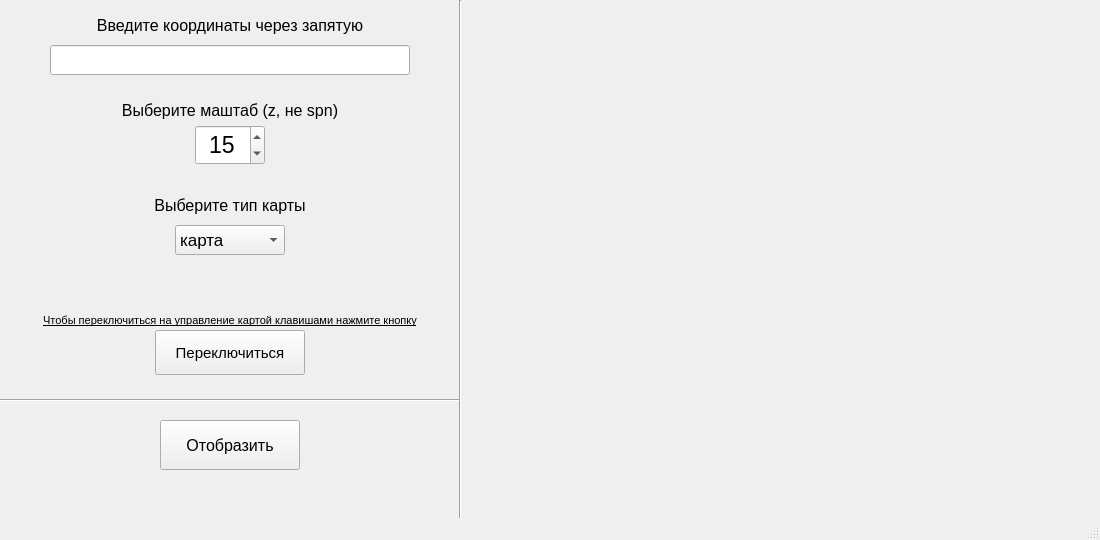
<?xml version="1.0" encoding="UTF-8"?>
<ui version="4.0">
 <class>YMAPS_WINDOW</class>
 <widget class="QMainWindow" name="YMAPS_WINDOW">
  <property name="geometry">
   <rect>
    <x>0</x>
    <y>0</y>
    <width>1100</width>
    <height>540</height>
   </rect>
  </property>
  <property name="windowTitle">
   <string>MainWindow</string>
  </property>
  <widget class="QWidget" name="centralwidget">
   <widget class="QLabel" name="map_image_label">
    <property name="geometry">
     <rect>
      <x>492</x>
      <y>30</y>
      <width>600</width>
      <height>450</height>
     </rect>
    </property>
    <property name="text">
     <string/>
    </property>
   </widget>
   <widget class="QPushButton" name="show_button">
    <property name="geometry">
     <rect>
      <x>160</x>
      <y>420</y>
      <width>140</width>
      <height>50</height>
     </rect>
    </property>
    <property name="font">
     <font>
      <pointsize>12</pointsize>
     </font>
    </property>
    <property name="focusPolicy">
     <enum>Qt::NoFocus</enum>
    </property>
    <property name="text">
     <string>Отобразить</string>
    </property>
   </widget>
   <widget class="QLineEdit" name="coordinates">
    <property name="geometry">
     <rect>
      <x>50</x>
      <y>45</y>
      <width>360</width>
      <height>30</height>
     </rect>
    </property>
    <property name="font">
     <font>
      <pointsize>10</pointsize>
     </font>
    </property>
    <property name="focusPolicy">
     <enum>Qt::ClickFocus</enum>
    </property>
    <property name="text">
     <string/>
    </property>
    <property name="alignment">
     <set>Qt::AlignCenter</set>
    </property>
   </widget>
   <widget class="QLabel" name="label">
    <property name="geometry">
     <rect>
      <x>50</x>
      <y>10</y>
      <width>360</width>
      <height>30</height>
     </rect>
    </property>
    <property name="font">
     <font>
      <pointsize>12</pointsize>
     </font>
    </property>
    <property name="text">
     <string>Введите координаты через запятую</string>
    </property>
    <property name="alignment">
     <set>Qt::AlignCenter</set>
    </property>
   </widget>
   <widget class="QLabel" name="label_2">
    <property name="geometry">
     <rect>
      <x>80</x>
      <y>95</y>
      <width>300</width>
      <height>30</height>
     </rect>
    </property>
    <property name="font">
     <font>
      <pointsize>12</pointsize>
     </font>
    </property>
    <property name="layoutDirection">
     <enum>Qt::LeftToRight</enum>
    </property>
    <property name="autoFillBackground">
     <bool>false</bool>
    </property>
    <property name="text">
     <string>Выберите маштаб (z, не spn)</string>
    </property>
    <property name="alignment">
     <set>Qt::AlignCenter</set>
    </property>
   </widget>
   <widget class="QSpinBox" name="scale">
    <property name="geometry">
     <rect>
      <x>195</x>
      <y>125</y>
      <width>70</width>
      <height>40</height>
     </rect>
    </property>
    <property name="font">
     <font>
      <pointsize>17</pointsize>
     </font>
    </property>
    <property name="cursor">
     <cursorShape>ArrowCursor</cursorShape>
    </property>
    <property name="tabletTracking">
     <bool>false</bool>
    </property>
    <property name="focusPolicy">
     <enum>Qt::NoFocus</enum>
    </property>
    <property name="alignment">
     <set>Qt::AlignCenter</set>
    </property>
    <property name="readOnly">
     <bool>false</bool>
    </property>
    <property name="buttonSymbols">
     <enum>QAbstractSpinBox::UpDownArrows</enum>
    </property>
    <property name="keyboardTracking">
     <bool>false</bool>
    </property>
    <property name="showGroupSeparator" stdset="0">
     <bool>false</bool>
    </property>
    <property name="prefix">
     <string/>
    </property>
    <property name="maximum">
     <number>21</number>
    </property>
    <property name="value">
     <number>15</number>
    </property>
   </widget>
   <widget class="QLabel" name="label_3">
    <property name="geometry">
     <rect>
      <x>10</x>
      <y>310</y>
      <width>440</width>
      <height>20</height>
     </rect>
    </property>
    <property name="font">
     <font>
      <pointsize>8</pointsize>
      <weight>50</weight>
      <bold>false</bold>
      <underline>true</underline>
     </font>
    </property>
    <property name="text">
     <string>Чтобы переключиться на управление картой клавишами нажмите кнопку</string>
    </property>
    <property name="alignment">
     <set>Qt::AlignCenter</set>
    </property>
   </widget>
   <widget class="QPushButton" name="switch_button">
    <property name="geometry">
     <rect>
      <x>155</x>
      <y>330</y>
      <width>150</width>
      <height>45</height>
     </rect>
    </property>
    <property name="font">
     <font>
      <pointsize>11</pointsize>
      <weight>50</weight>
      <bold>false</bold>
     </font>
    </property>
    <property name="focusPolicy">
     <enum>Qt::NoFocus</enum>
    </property>
    <property name="text">
     <string>Переключиться</string>
    </property>
   </widget>
   <widget class="QComboBox" name="map_choices">
    <property name="geometry">
     <rect>
      <x>175</x>
      <y>225</y>
      <width>110</width>
      <height>30</height>
     </rect>
    </property>
    <property name="font">
     <font>
      <pointsize>13</pointsize>
     </font>
    </property>
    <property name="focusPolicy">
     <enum>Qt::NoFocus</enum>
    </property>
    <property name="editable">
     <bool>false</bool>
    </property>
    <property name="iconSize">
     <size>
      <width>40</width>
      <height>20</height>
     </size>
    </property>
    <item>
     <property name="text">
      <string>карта</string>
     </property>
    </item>
    <item>
     <property name="text">
      <string>спутник</string>
     </property>
    </item>
    <item>
     <property name="text">
      <string>гибрид</string>
     </property>
    </item>
   </widget>
   <widget class="QLabel" name="label_4">
    <property name="geometry">
     <rect>
      <x>80</x>
      <y>190</y>
      <width>300</width>
      <height>30</height>
     </rect>
    </property>
    <property name="font">
     <font>
      <pointsize>12</pointsize>
     </font>
    </property>
    <property name="layoutDirection">
     <enum>Qt::LeftToRight</enum>
    </property>
    <property name="autoFillBackground">
     <bool>false</bool>
    </property>
    <property name="text">
     <string>Выберите тип карты</string>
    </property>
    <property name="alignment">
     <set>Qt::AlignCenter</set>
    </property>
   </widget>
   <widget class="Line" name="line">
    <property name="geometry">
     <rect>
      <x>0</x>
      <y>390</y>
      <width>460</width>
      <height>20</height>
     </rect>
    </property>
    <property name="orientation">
     <enum>Qt::Horizontal</enum>
    </property>
   </widget>
   <widget class="Line" name="line_2">
    <property name="geometry">
     <rect>
      <x>450</x>
      <y>0</y>
      <width>20</width>
      <height>540</height>
     </rect>
    </property>
    <property name="font">
     <font>
      <pointsize>8</pointsize>
      <weight>50</weight>
      <bold>false</bold>
      <underline>false</underline>
     </font>
    </property>
    <property name="lineWidth">
     <number>1</number>
    </property>
    <property name="orientation">
     <enum>Qt::Vertical</enum>
    </property>
   </widget>
  </widget>
  <widget class="QMenuBar" name="menubar">
   <property name="geometry">
    <rect>
     <x>0</x>
     <y>0</y>
     <width>1100</width>
     <height>26</height>
    </rect>
   </property>
   <property name="font">
    <font>
     <pointsize>9</pointsize>
    </font>
   </property>
  </widget>
  <widget class="QStatusBar" name="statusbar">
   <property name="font">
    <font>
     <pointsize>10</pointsize>
    </font>
   </property>
  </widget>
 </widget>
 <resources/>
 <connections/>
</ui>
